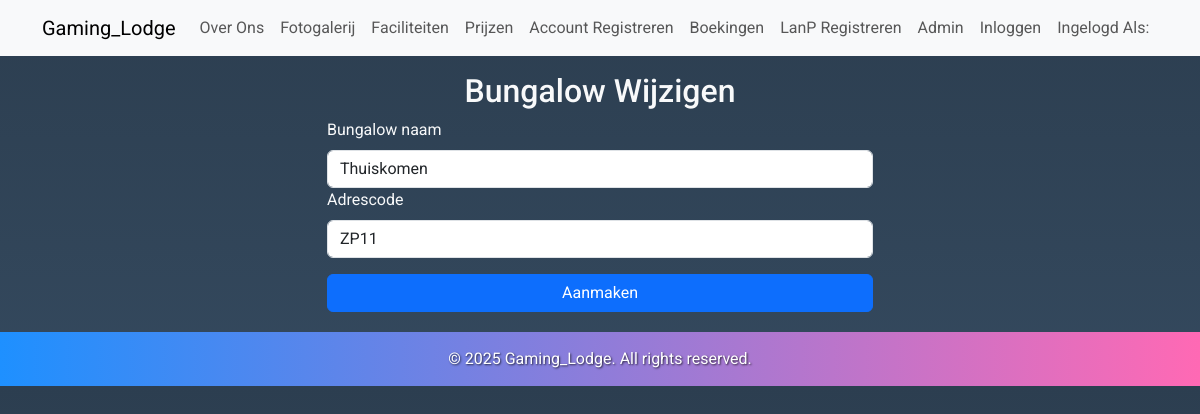
The app's page /bungalow/update/1, older data.
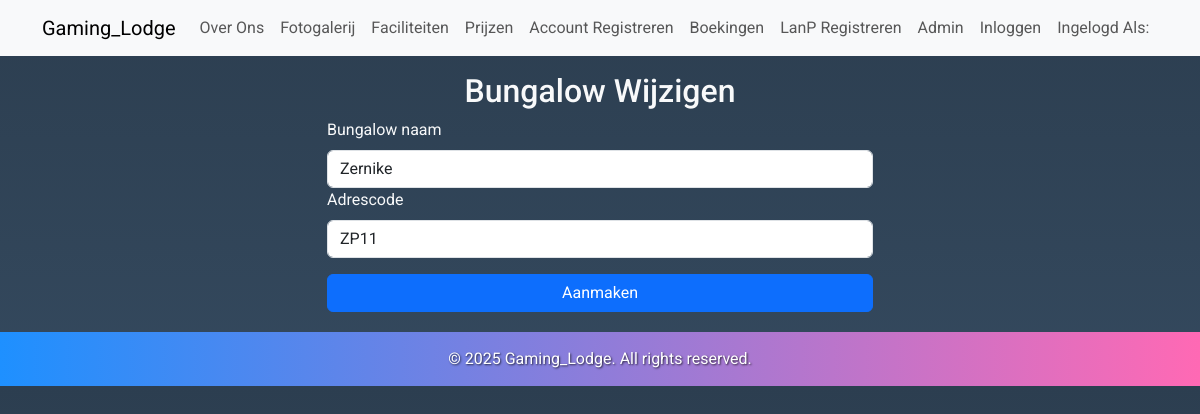
The same page, newer data.
### dbmodel.py (models this page shows)
class BungalowTabel(db.Model):
    id = db.Column(db.Integer, primary_key=True)
    bnaam = db.Column(db.String(80), nullable=False)
    adrescode = db.Column(db.String(80), nullable=False)

### routes.py (the view, shortened to what this page needs)
@app.route('/bungalow/update/<int:id>', methods=['GET', 'POST'])
def update_bungalow(id):
    bungalow = BungalowTabel.query.get_or_404(id)
    form = BungalowFormulier(obj=bungalow)
    print(bungalow)
    return render_template('/bungalow/aanmaken.html', form=form, actie='Wijzigen')

### Formulieren.py
class BungalowFormulier(FlaskForm):
    bnaam = StringField('Bungalow naam', validators=[DataRequired()])
    adrescode = StringField('Adrescode', validators=[DataRequired()])
    submit = SubmitField('Aanmaken')

### app.py (called while the page is built)
@app.before_request
def create_tables():
    db.create_all()

### templates/bungalow/aanmaken.html (shortened to what this page needs)
{% extends "base.html" %}
{% block content %}
<div class="row justify-content-center">
  <div class="col-md-6">
    <h2 class="text-center">Bungalow {{ actie if actie else "Toevoegen" }}</h2>
    <form method="POST" action="">
      <div class="form-group">
        {{ form.bnaam.label(class="form-label") }}
        {{ form.bnaam(class="form-control") }}
      </div>
      <div class="form-group">
        {{ form.adrescode.label(class="form-label") }}
        {{ form.adrescode(class="form-control") }}
      </div>
      <div class="form-group mt-3">
        {{ form.submit(class="btn btn-primary w-100") }}
      </div>
    </form>
  </div>
</div>
{% endblock %}

### templates/base.html (shortened to what this page needs)
<!DOCTYPE html>
<html lang="en">
<head>
    <link rel="stylesheet" href="https://cdn.jsdelivr.net/npm/bootstrap@5.3.0/dist/css/bootstrap.min.css">
</head>
<body>
    <nav class="navbar navbar-expand-lg navbar-light bg-light">
        <div class="container">
            <a class="navbar-brand" href="/">Gaming_Lodge</a>
            <div class="collapse navbar-collapse" id="navbarNav">
                <ul class="navbar-nav me-auto">
                    <li class="nav-item"><a class="nav-link" href="/overons">Over Ons</a></li>
                    <li class="nav-item"><a class="nav-link" href="/fotogalerij">Fotogalerij</a></li>
                    <li class="nav-item"><a class="nav-link" href="/faciliteiten">Faciliteiten</a></li>
                    <li class="nav-item"><a class="nav-link" href="/prijslijst">Prijzen</a></li>
                    <li class="nav-item"><a class="nav-link" href="/registreren">Account Registreren</a></li>
                    <li class="nav-item"><a class="nav-link" href="/boekingsformulier">Boekingen</a></li>
                    <li class="nav-item"><a class="nav-link" href="/reglan">LanP Registreren</a></li>
                    <li class="nav-item"><a class="nav-link" href="/admin">Admin</a></li>
                    <li class="nav-item"><a class="nav-link" href="/login">Inloggen</a></li>
                    <li class="nav-item">
                        <a class="nav-link" href="/account-wijzigen">Ingelogd Als: {{ current_user.username }}</a>
                    </li>
                </ul>
            </div>
        </div>
    </nav>
    <div class="container mt-3">
        {% block content %}{% endblock %}
    </div>
    <footer>
        <p>&copy; 2025 Gaming_Lodge. All rights reserved.</p>
    </footer>
</body>
</html>

### templates/base.html (style rules this page uses)
body { font-family: 'Roboto', sans-serif; margin: 0; padding: 0; background: linear-gradient(to bottom, #2c3e50, #34495e); color: #f8f9fa; }
footer { background: linear-gradient(90deg, #1e90ff, #ff69b4); color: #fff; padding: 15px 0; text-align: center; margin-top: 20px; text-shadow: 1px 1px 2px rgba(0, 0, 0, 0.7); }
footer p { margin: 0; font-size: 1em; }

Row changes from the older to the newer data that the page shows:
changed BungalowTabel "ZP11": bnaam "Thuiskomen" → "Zernike"
